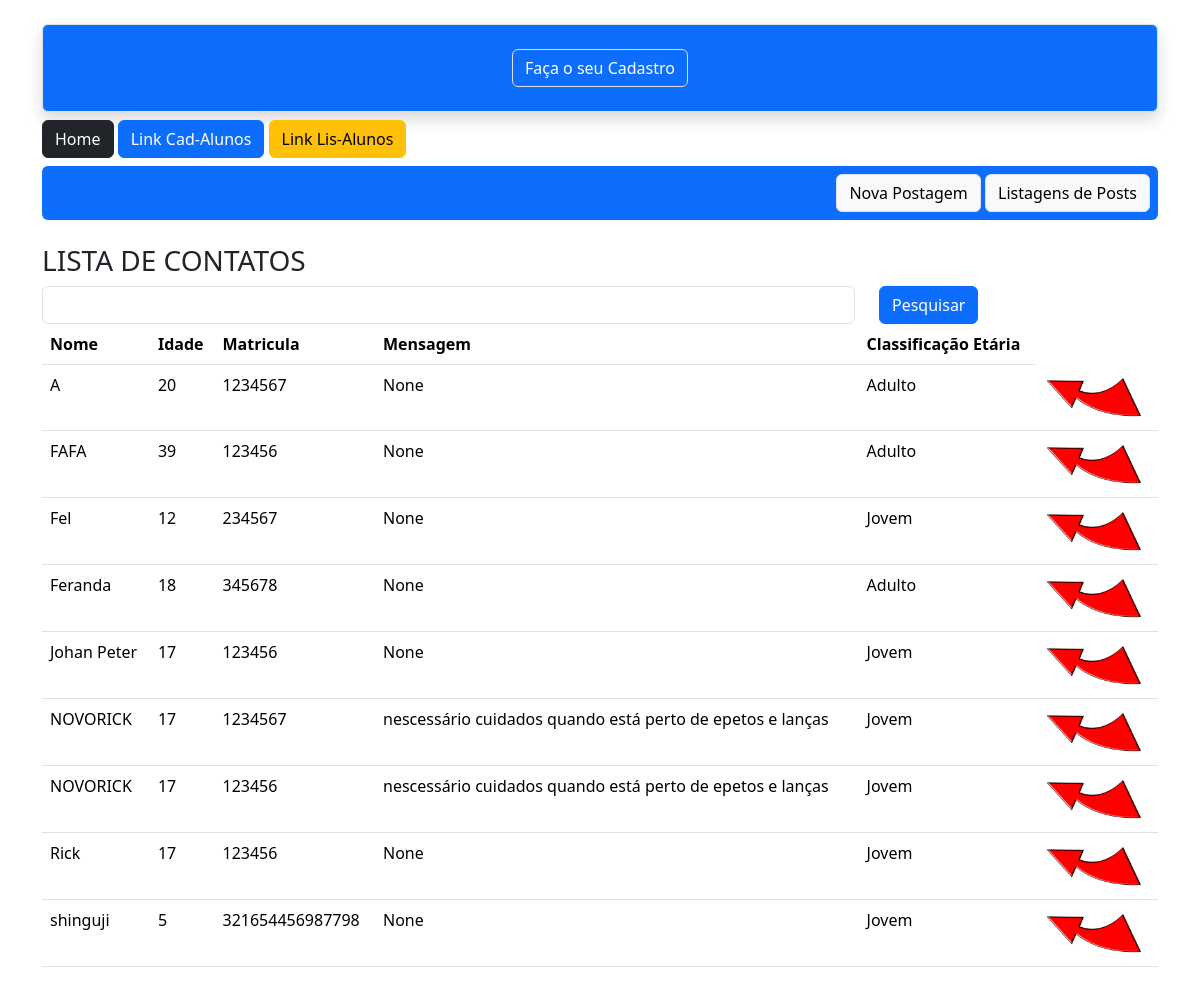
Page /contato/lista/ on the committed database.
### app/models.py (models this page shows)
class Aluno(db.Model):  #Nome da tabela
    id = db.Column( db.Integer, primary_key=True)
    nome = db.Column( db.String, nullable=True)
    idade = db.Column( db.Integer, nullable=True)
    matricula = db.Column( db.Integer, nullable=True)
    descricao = db.Column( db.String, nullable=True)

### app/views.py (the view)
@app.route('/contato/lista/')
def contato_lista():
    if request.method =='GET':
        pesquisa = request.args.get('pesquisa','')
    dados = Aluno.query.order_by('nome')
    if pesquisa != '':
        dados = dados.filter_by(nome=pesquisa)
    context = {'dados' : dados.all()}
    return render_template('contato_lista.html', context=context)

### app/templates/contato_lista.html (shortened to what this page needs)
{% extends 'base.html' %}
{% block content%}
</head>
    <div class="container">
        {% include 'nave.html' %}
            <div class="row mt-4">
                <h3>LISTA DE CONTATOS</h3>
                <form method="get" class="row">
                    <div class = "col-9">
                        <input type="text" name ="pesquisa" class="form-control">
                    </div>
                    <div class="col-3">
                        <button type="submit" class="btn btn-primary">Pesquisar</button>
                    </div>
                </form>
                <div class="col-12">
                    <table class="table">
                        <thead>
                            <tr>
                                <th>Nome</th>
                                <th>Idade</th>
                                <th>Matricula</th>
                                <th>Mensagem</th>
                                <th>Classificação Etária</th>
                            </tr>
                        </thead>
                            <body>
                                {% for linha in context['dados'] %}
                                <tr>
                                    <td>{{linha.nome}}</td>
                                    <td>{{linha.idade}}</td>
                                    <td>{{linha.matricula}}</td>
                                    <td>{{linha.descricao}}</td>
                                    <td>
                                        {%if linha.idade >= 18 %}
                                            Adulto
                                        {% else %}
                                            Jovem
                                        {% endif %}
                                    </td>
                                    <td><a href="{{url_for('contatoDetail',id=linha.id)}}">  <img src="{{url_for('static', filename='img/Clickbait-Arrow.png')}}" width="100" height="50"> </a></td>
                                </tr>
                                {% endfor %}
                            </body>
                    </table>
                </div>
            </div>
        </div>
{% endblock %}

### rows in the picture
Aluno: nome "A", idade "20", matricula "1234567", descricao "None", shows "Adulto"
Aluno: nome "FAFA", idade "39", matricula "123456", descricao "None", shows "Adulto"
Aluno: nome "Fel", idade "12", matricula "234567", descricao "None", shows "Jovem"
Aluno: nome "Feranda", idade "18", matricula "345678", descricao "None", shows "Adulto"
Aluno: nome "Johan Peter", idade "17", matricula "123456", descricao "None", shows "Jovem"
Aluno: nome "NOVORICK", idade "17", matricula "1234567", descricao "nescessário cuidados quando está perto de epetos e lanças", shows "Jovem"
Aluno: nome "NOVORICK", idade "17", matricula "123456", descricao "nescessário cuidados quando está perto de epetos e lanças", shows "Jovem"
Aluno: nome "Rick", idade "17", matricula "123456", descricao "None", shows "Jovem"
Aluno: nome "shinguji", idade "5", matricula "321654456987798", descricao "None", shows "Jovem"
